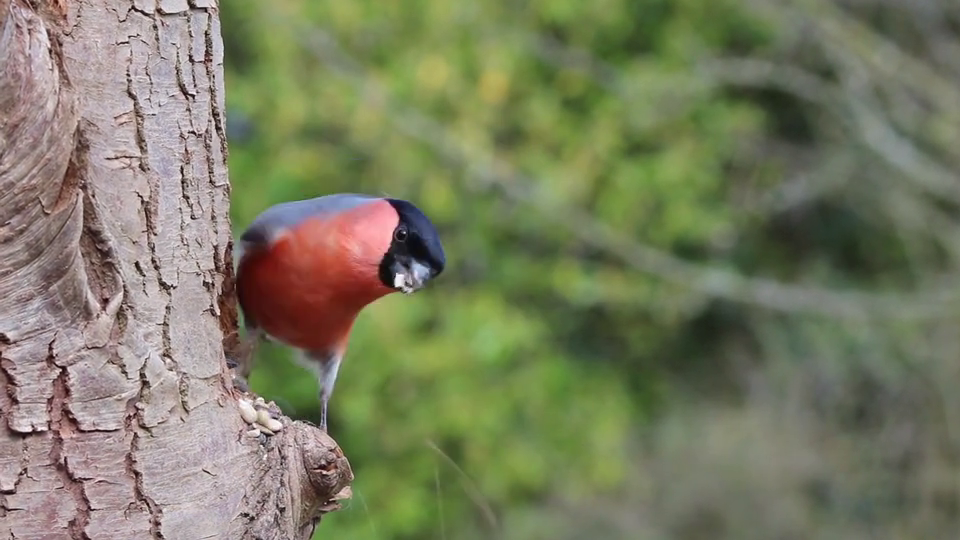
#> input picture frame 43 of Bullfinch.mp4, 960 x 540 px, given in place of Blackbird.mp4, which was not available
$ python v12.py
#> lines starting #> are read from the running program, lines starting #| are printed output that depends on the picture; after the words box and inside, x2 and y2 are one past the last pixel; in counts of white or black regions, pixels touching at a corner belong together; pictures that were not available may be replaced by others from this repository, and a replacement may not be noted
#masking using Bitwise operations
import cv2
import numpy as np

# Creating a VideoCapture object to read the video
cap = cv2.VideoCapture('Blackbird.mp4')

# Loop untill the end of the video
while (cap.isOpened()):
    # Capture frame-by-frame
    ret, frame = cap.read()
#> frame is the input picture: shape (540, 960, 3); mean B, G, R 97.8, 124.6, 122
    # Display the resulting frame
    cv2.imshow('Original video', frame)
    # conversion of BGR to grayscale is necessary to apply this operation
    gray = cv2.cvtColor(frame,cv2.COLOR_BGR2GRAY)
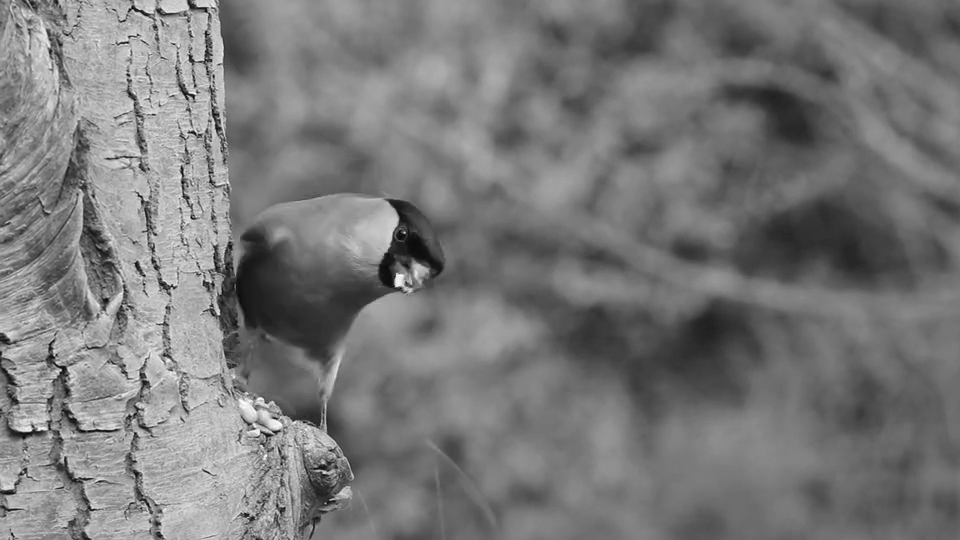
#> gray: shape (540, 960); min 4, max 255, mean 120.7
    _,mask = cv2.threshold(gray,0,255,cv2.THRESH_BINARY_INV+cv2.THRESH_OTSU)
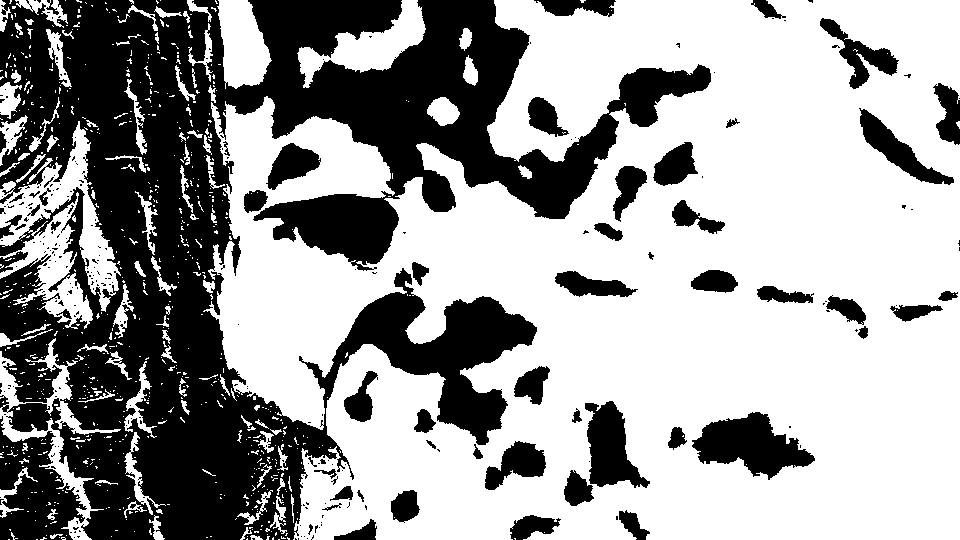
#> mask: shape (540, 960); 61.6% white; 287 black regions (227 under 20 px), largest, box (x1, y1, x2, y2) and area: (0, 0, 711, 540) 159992, (0, 416, 87, 540) 5989, (692, 412, 815, 480) 4515
    # apply NOT operation on image and mask generated by thresholding
    BIT = cv2.bitwise_not(frame,frame,mask = mask)
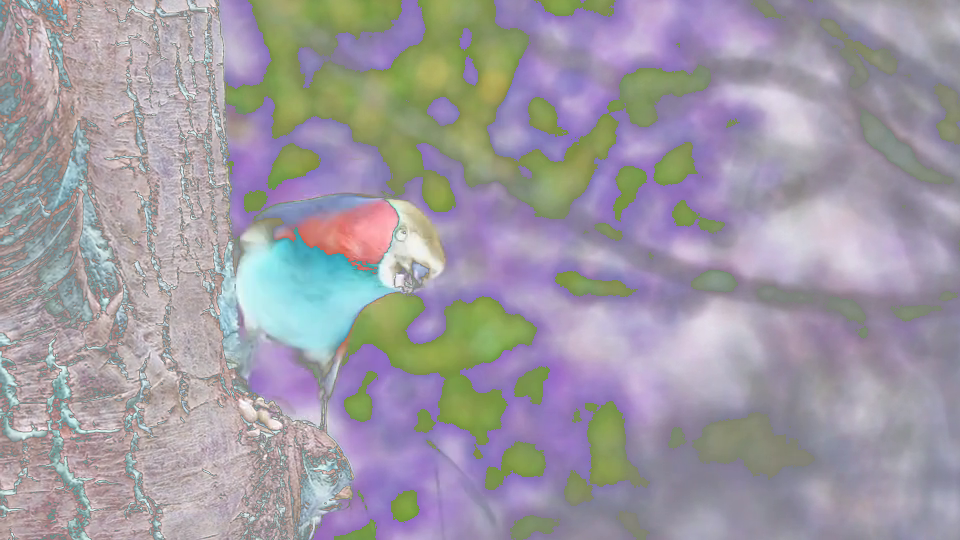
#> BIT: shape (540, 960, 3); mean B, G, R 163.1, 154.1, 159.2
    cv2.imshow('masked video', BIT)

    # define q as the exit button
    if cv2.waitKey(25) & 0xFF == ord('q'):
#> (key q is pressed here)
        break

# release the video capture object
cap.release()

# Closes all the windows currently opened.
cv2.destroyAllWindows()

$ run again, starting later in the video
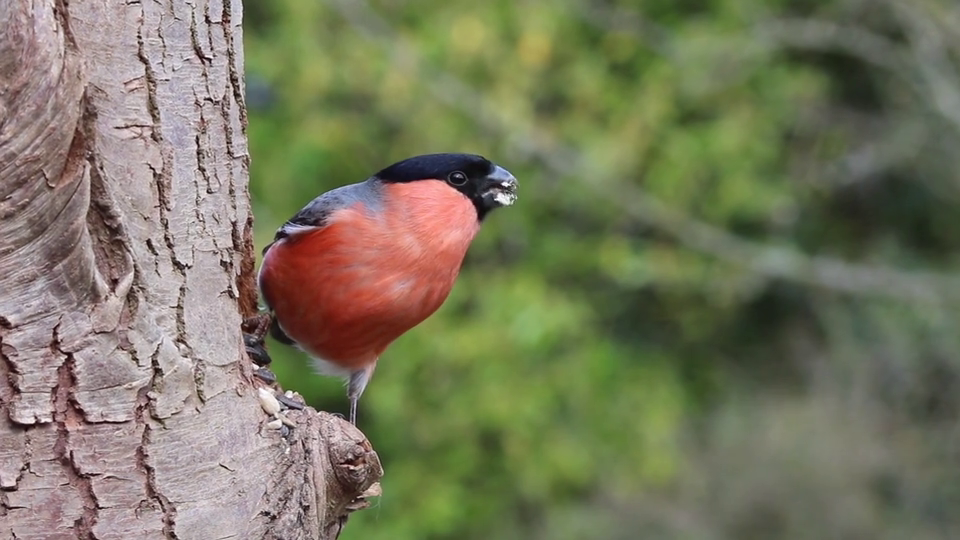
#> input picture frame 194 of Bullfinch.mp4, 960 x 540 px, given in place of Blackbird.mp4, which was not available
#> frame is the input picture: shape (540, 960, 3); mean B, G, R 95.2, 120, 120.4
#> `_,mask = cv2.threshold(gray,0,255,cv2.THRESH_BINARY_INV+cv2.THRESH_OTSU)`:
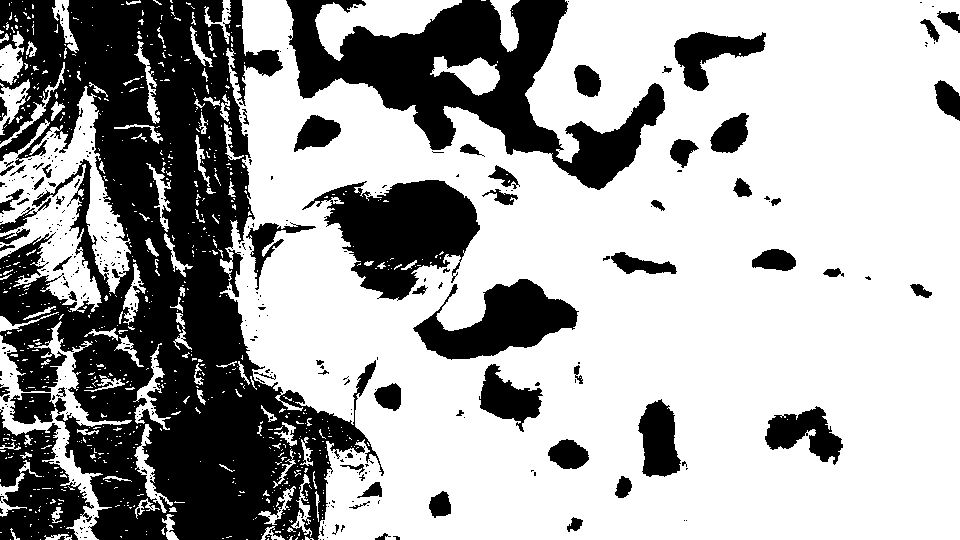
#> mask: shape (540, 960); 65.6% white; 373 black regions (305 under 20 px), largest, box (x1, y1, x2, y2) and area: (0, 0, 384, 540) 101571, (286, 0, 665, 190) 27147, (302, 180, 480, 301) 11771
#> `BIT = cv2.bitwise_not(frame,frame,mask = mask)`:
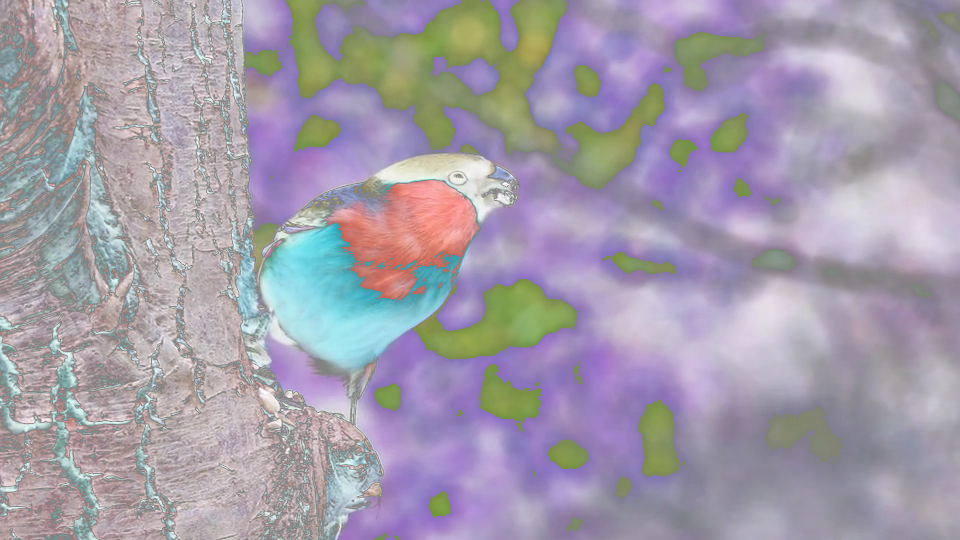
#> BIT: shape (540, 960, 3); mean B, G, R 170, 156.4, 163.1

$ run again, starting later in the video
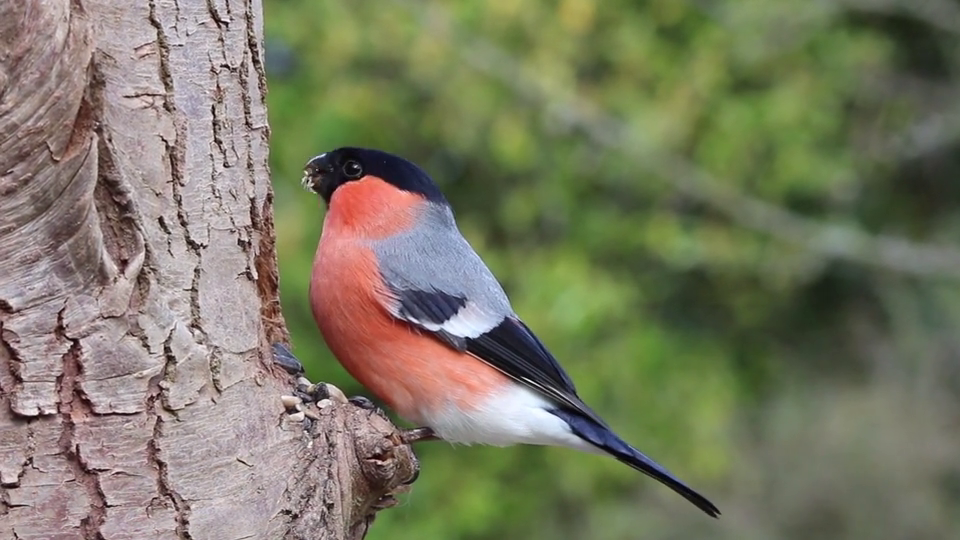
#> input picture frame 345 of Bullfinch.mp4, 960 x 540 px, given in place of Blackbird.mp4, which was not available
#> frame is the input picture: shape (540, 960, 3); mean B, G, R 99.4, 121.9, 122.4
#> `_,mask = cv2.threshold(gray,0,255,cv2.THRESH_BINARY_INV+cv2.THRESH_OTSU)`:
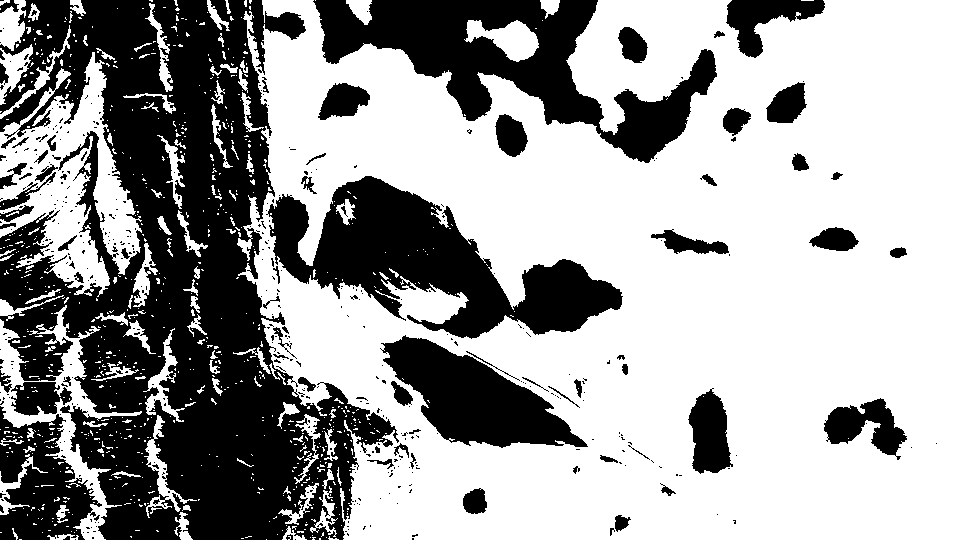
#> mask: shape (540, 960); 62.2% white; 468 black regions (391 under 20 px), largest, box (x1, y1, x2, y2) and area: (0, 0, 399, 540) 106044, (266, 176, 623, 339) 24821, (313, 0, 717, 163) 24365
#> `BIT = cv2.bitwise_not(frame,frame,mask = mask)`:
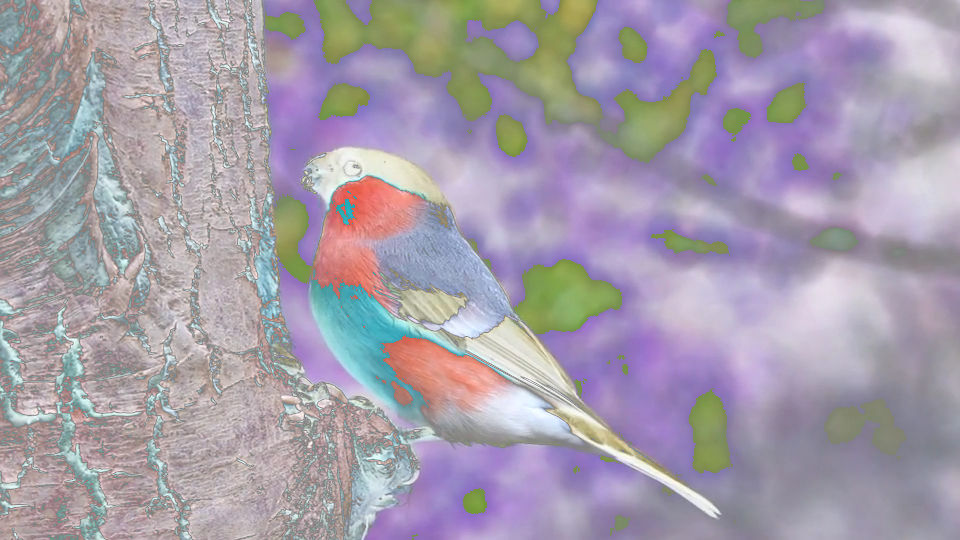
#> BIT: shape (540, 960, 3); mean B, G, R 170.3, 157.1, 164.9
